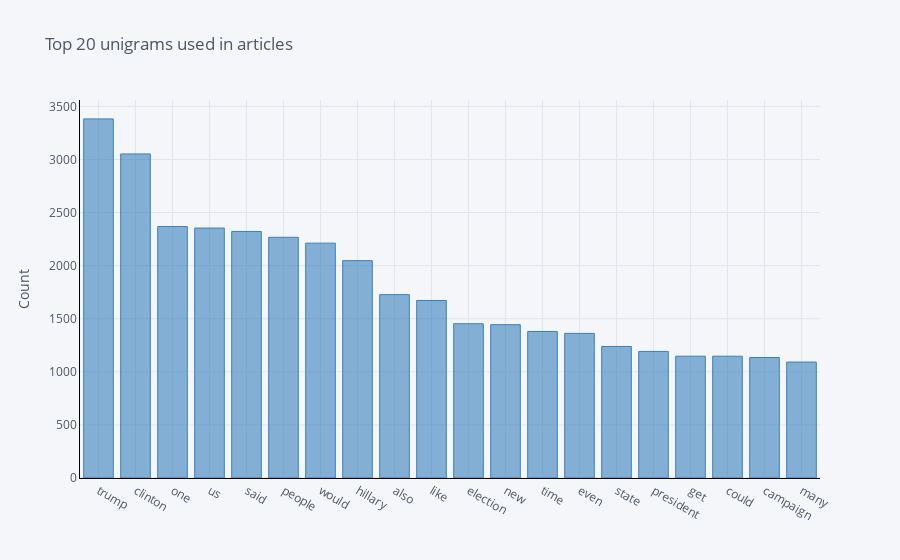

Notebook code cell kept with this figure:
### Code cell
common_words = get_top_n_words(df['text_without_stopwords'], 20)
df2 = DataFrame (common_words,columns=['word','count'])
df2.groupby('word').sum()['count'].sort_values(ascending=False).iplot(
    kind='bar', yTitle='Count', linecolor='black', title='Top 20 unigrams used in articles',color='blue')

### Figure 1 — Plotly figure (JSON) as saved in the notebook; plotly's stock layout.template omitted (floating-point values rounded to 4 significant figures)
{"data": [{"marker": {"color": "rgba(55, 128, 191, 0.6)", "line": {"color": "rgba(55, 128, 191, 1.0)", "width": 1}}, "name": "count", "orientation": "v", "text": "", "type": "bar", "x": ["trump", "clinton", "one", "us", "said", "people", "would", "hillary", "also", "like", "election", "new", "time", "even", "state", "president", "get", "could", "campaign", "many"], "y": [3382, 3052, 2368, 2354, 2322, 2267, 2212, 2047, 1727, 1672, 1453, 1444, 1380, 1362, 1239, 1192, 1147, 1147, 1135, 1092]}], "layout": {"legend": {"bgcolor": "#F5F6F9", "font": {"color": "#4D5663"}}, "paper_bgcolor": "#F5F6F9", "plot_bgcolor": "#F5F6F9", "title": {"font": {"color": "#4D5663"}, "text": "Top 20 unigrams used in articles"}, "xaxis": {"gridcolor": "#E1E5ED", "linecolor": "black", "showgrid": true, "tickfont": {"color": "#4D5663"}, "title": {"font": {"color": "#4D5663"}, "text": ""}, "zerolinecolor": "#E1E5ED"}, "yaxis": {"gridcolor": "#E1E5ED", "linecolor": "black", "showgrid": true, "tickfont": {"color": "#4D5663"}, "title": {"font": {"color": "#4D5663"}, "text": "Count"}, "zerolinecolor": "#E1E5ED"}}}
